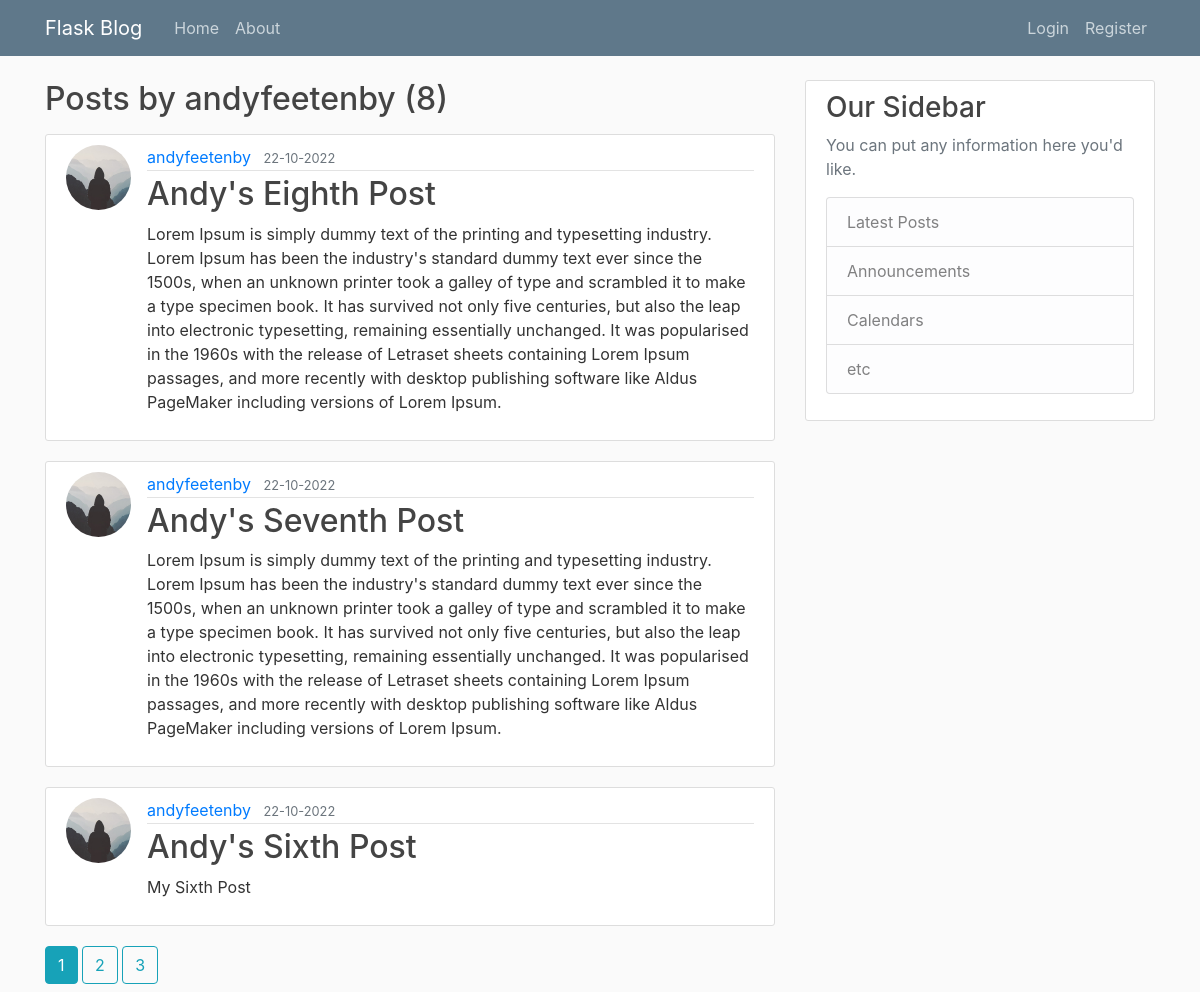
Page /User/andyfeetenby on the committed database.
### app/models.py (models this page shows, shortened)
class User(db.Model, UserMixin):
  id              = db.Column(db.Integer, primary_key=True)
  username        = db.Column(db.String(20), unique=True, nullable=False)
  email           = db.Column(db.String(120), unique=True, nullable=False)
  image_file      = db.Column(db.String(20), nullable=False, default='default.jpg')
  password        = db.Column(db.String(60), nullable=False)
  posts           = db.relationship('Post', backref='author', lazy=True)

class Post(db.Model):
  id              = db.Column(db.Integer, primary_key=True)
  title           = db.Column(db.String(100), nullable=False)
  date_posted     = db.Column(db.DateTime, nullable=False, default=datetime.utcnow)
  content         = db.Column(db.Text, nullable=False)
  user_id         = db.Column(db.Integer, db.ForeignKey('user.id'), nullable=False)

### app/User/views.py (the view)
@user_blueprint.route("/<string:username>")
def get_posts(username):
  page = request.args.get('page', 1, type=int)
  user = User.query.filter_by(username=username).first_or_404()
  posts = Post.query\
    .filter_by(author=user)\
    .order_by(Post.date_posted.desc())\
    .paginate(per_page=3, page = page)
  return render_template("posts.html", posts = posts, user=user)

### app/User/templates/User/posts.html (shortened to what this page needs)
{% extends 'public/templates/public_template.html' %}
{% block content %}
  <h2 class="mb-3">Posts by {{ user.username }} ({{ posts.total }})</h1>
  {% for post in posts.items %}
  <article class="media content-section">
    <img src="{{ url_for('User.static', filename='profile_pics/' + post.author.image_file) }}" class="rounded-circle article-img">
    <div class="media-body">
      <div class="article-metadata">
        <a class="mr-2" href="{{ url_for('User.get_posts', username=post.author.username) }}">{{ post.author.username }}</a>
        <small class="text-muted">{{ post.date_posted.strftime('%d-%m-%Y') }}</small>
      </div>
      <h2><a class="article-title" href="{{ url_for('Post.get', post_id=post.id) }}">{{ post.title }}</a></h2>
      <p class="article-content">{{ post.content }}</p>
    </div>
  </article>
  {% endfor %}
  {% for page_num in posts.iter_pages(left_edge=1, right_edge=1, left_current=1, right_current=2) %}
    {% if page_num %}
      {% if posts.page == page_num %}
        <a class="btn btn-info mb-2" href="{{ url_for('User.get_posts', username=user.username, page=page_num) }}">{{ page_num }}</a>
      {% else %}
        <a class="btn btn-outline-info mb-2" href="{{ url_for('User.get_posts', username=user.username, page=page_num) }}">{{ page_num }}</a>
      {% endif %}
    {% else %}
      ...
    {% endif %}
  {% endfor %}
{% endblock %}

### app/static/css/style.css (style rules this page uses)
body { background: #fafafa; color: #333333; margin-top: 5rem; }
h1, h2, h3, h4, h5, h6 { color: #444444; }
.content-section { background: #ffffff; padding: 10px 20px; border: 1px solid #dddddd; border-radius: 3px; margin-bottom: 20px; }
.article-title { color: #444444; }
.article-content { white-space: pre-line; }
.article-img { height: 65px; width: 65px; margin-right: 16px; }
.article-metadata { padding-bottom: 1px; margin-bottom: 4px; border-bottom: 1px solid #e3e3e3 }

### rows in the picture
User: username "andyfeetenby"
Post: image_file (placeholder picture), author.username "andyfeetenby", date_posted "22-10-2022", title "Andy's Eighth Post", content "Lorem Ipsum is simply dummy text of the printing and typesetting industry. Lorem Ipsum has been the industry's standard dummy text ever since the 1500s, when an unknown printer took a galley of type and scrambled it to make a type specimen book. It has survived not only five centuries, but also the leap into electronic typesetting, remaining essentially unchanged. It was popularised in the 1960s with the release of Letraset sheets containing Lorem Ipsum passages, and more recently with desktop publishing software like Aldus PageMaker including versions of Lorem Ipsum."
Post: image_file (placeholder picture), author.username "andyfeetenby", date_posted "22-10-2022", title "Andy's Seventh Post", content "Lorem Ipsum is simply dummy text of the printing and typesetting industry. Lorem Ipsum has been the industry's standard dummy text ever since the 1500s, when an unknown printer took a galley of type and scrambled it to make a type specimen book. It has survived not only five centuries, but also the leap into electronic typesetting, remaining essentially unchanged. It was popularised in the 1960s with the release of Letraset sheets containing Lorem Ipsum passages, and more recently with desktop publishing software like Aldus PageMaker including versions of Lorem Ipsum."
Post: image_file (placeholder picture), author.username "andyfeetenby", date_posted "22-10-2022", title "Andy's Sixth Post", content "My Sixth Post"

### other values in the picture
{{ posts.total }} "8"
{{ page_num }} "1"
{{ page_num }} "2" "3"
